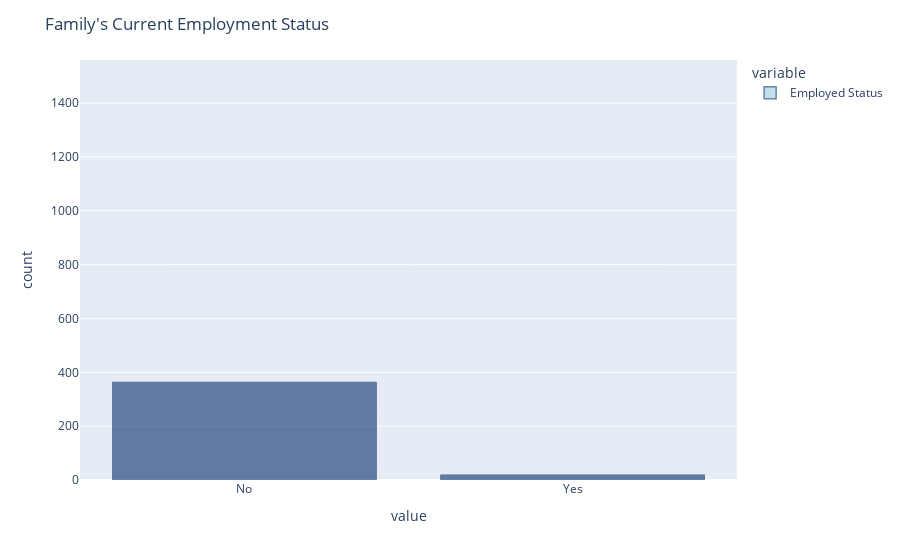

The notebook cell saved with this chart:
### Code cell
fig = px.bar(df_pipeline2['Employed Status'])

fig.update_traces(marker_color='rgb(158,202,225)', 
                marker_line_color='rgb(8,48,107)', marker_line_width=1.5,                   opacity=0.6)
fig.update_layout(title_text="Family's Current Employment Status")
fig.show()

### Figure 1 — Plotly figure (JSON) as saved in the notebook; plotly's stock layout.template omitted (floating-point values rounded to 4 significant figures; data arrays with more than 128 entries replaced by an {"elided": "..."} marker saying what was removed)
{"data": [{"alignmentgroup": "True", "hovertemplate": "variable=Employed Status<br>value=%{x}<br>count=%{y}<extra></extra>", "legendgroup": "Employed Status", "marker": {"color": "rgb(158,202,225)", "line": {"color": "rgb(8,48,107)", "width": 1.5}}, "name": "Employed Status", "offsetgroup": "Employed Status", "opacity": 0.6, "orientation": "v", "showlegend": true, "textposition": "auto", "type": "bar", "x": {"elided": "1862 str values"}, "xaxis": "x", "y": {"elided": "1862 int values"}, "yaxis": "y"}], "layout": {"barmode": "relative", "legend": {"title": {"text": "variable"}, "tracegroupgap": 0}, "margin": {"t": 60}, "title": {"text": "Family's Current Employment Status"}, "xaxis": {"anchor": "y", "domain": [0, 1], "title": {"text": "value"}}, "yaxis": {"anchor": "x", "domain": [0, 1], "title": {"text": "count"}}}}
